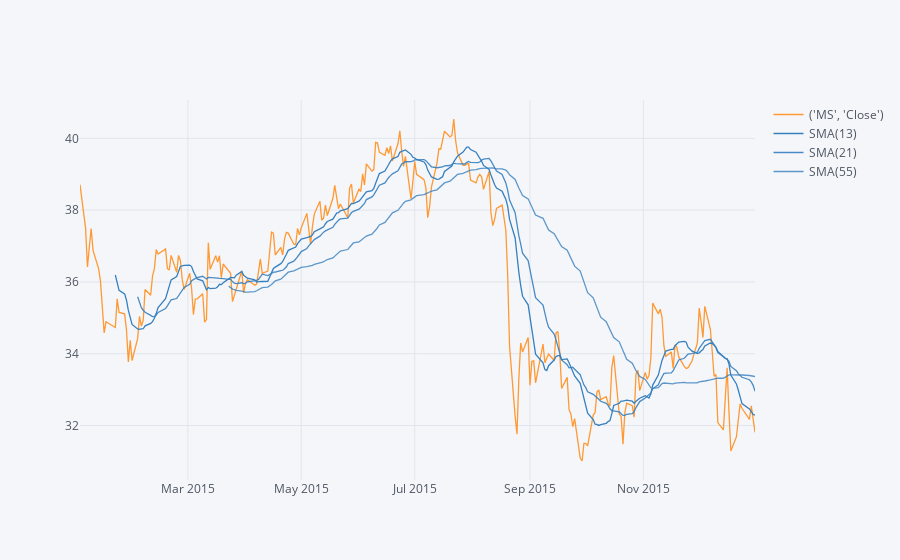

Notebook cell for this chart:
### Markdown cell above
** Use .ta_plot(study='sma') to create a Simple Moving Averages plot of Morgan Stanley for the year 2015.**

### Code cell
bank_stocks['MS','Close'].loc['2015-1-1':'2015-12-31'].ta_plot(study='sma',periods=[13,21,55])

### Figure 1 — Plotly figure (JSON) as saved in the notebook; plotly's stock layout.template omitted (floating-point values rounded to 4 significant figures; data arrays with more than 128 entries replaced by an {"elided": "..."} marker saying what was removed)
{"data": [{"line": {"color": "rgba(255, 153, 51, 1.0)", "dash": "solid", "shape": "linear", "width": 1.3}, "mode": "lines", "name": "('MS', 'Close')", "text": "", "type": "scatter", "x": {"elided": "252 str values"}, "y": {"elided": "252 float values"}}, {"line": {"color": "rgba(55, 128, 191, 1.0)", "dash": "solid", "shape": "linear", "width": 1.3}, "mode": "lines", "name": "SMA(13)", "text": "", "type": "scatter", "x": {"elided": "252 str values"}, "y": {"elided": "252 mixed values"}}, {"line": {"color": "rgba(55, 128, 191, 0.8999999999999999)", "dash": "solid", "shape": "linear", "width": 1.3}, "mode": "lines", "name": "SMA(21)", "text": "", "type": "scatter", "x": {"elided": "252 str values"}, "y": {"elided": "252 mixed values"}}, {"line": {"color": "rgba(55, 128, 191, 0.7999999999999998)", "dash": "solid", "shape": "linear", "width": 1.3}, "mode": "lines", "name": "SMA(55)", "text": "", "type": "scatter", "x": {"elided": "252 str values"}, "y": {"elided": "252 mixed values"}}], "layout": {"legend": {"bgcolor": "#F5F6F9", "font": {"color": "#4D5663"}}, "paper_bgcolor": "#F5F6F9", "plot_bgcolor": "#F5F6F9", "title": {"font": {"color": "#4D5663"}}, "xaxis": {"gridcolor": "#E1E5ED", "showgrid": true, "tickfont": {"color": "#4D5663"}, "title": {"font": {"color": "#4D5663"}, "text": ""}, "zerolinecolor": "#E1E5ED"}, "yaxis": {"gridcolor": "#E1E5ED", "showgrid": true, "tickfont": {"color": "#4D5663"}, "title": {"font": {"color": "#4D5663"}, "text": ""}, "zerolinecolor": "#E1E5ED"}}}
